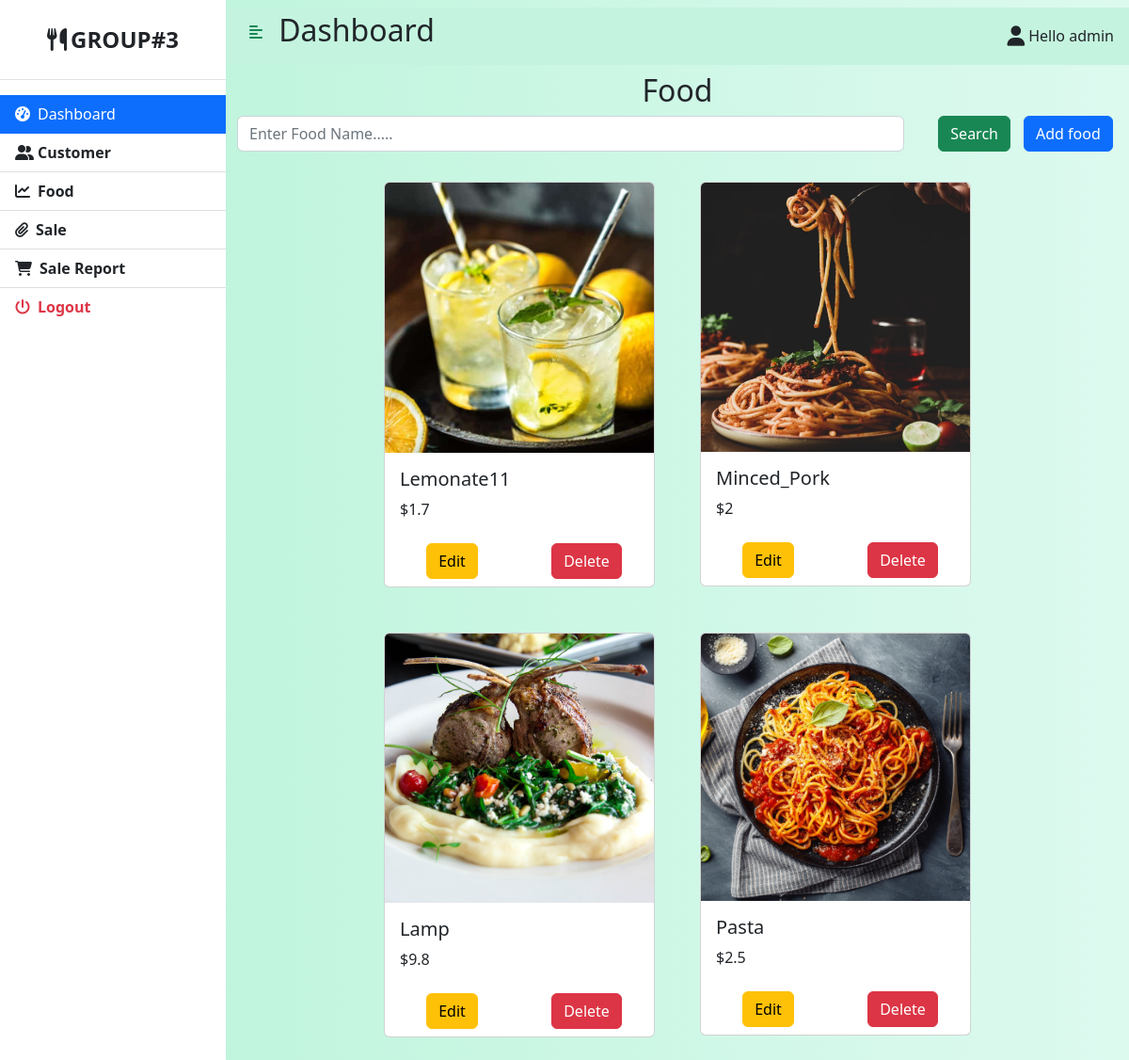
The app's page /food.php (signed in) with its own data.
### tables this page shows
CREATE TABLE `Food` (
  `Food_Name` varchar(100) NOT NULL,
  `Unit_Price` float NOT NULL,
  `Food_Id` int(11) NOT NULL,
  `Type_Id` int(11) NOT NULL,
  `photo` varchar(100) NOT NULL
);

### food.php (the view, shortened to what this page needs)
<!DOCTYPE html>
<html lang="en">
  <head>
    <link
      href="https://cdn.jsdelivr.net/npm/bootstrap@5.2.0-beta1/dist/css/bootstrap.min.css"
      rel="stylesheet"
    />
    </head>
    <body>
    <div class="d-flex" id="wrapper">
        <?php
            include ("sidebar.php");
        ?>
        <div id="page-content-wrapper">
        <?php
            include ("header.php");
        ?>
            <div class="container-fluid">
            <h2 class="text-center">Food</h2>
            <div class="row">
                <div class="col-lg-10">
                    <form class="row" method="post">
                        <div class="col-lg-11">
                            <input placeholder="Enter Food Name....." type="text" class="form-control" name="button_search">
                        </div>
                        <div class="col-lg-1 ps-4 pb-2">
                            <button type="submit" class="btn btn-success btn-xs">Search</button>
                        </div>
                    </form>
                </div>
                <div class="col-lg-2 ps-5">
                    <button class="add-btn btn btn-primary btn-xs" type="button" data-bs-toggle="modal" data-bs-target="#addForm">
                    <span class="h6">Add food</span>
                    </button>
                </div>
            </div>
            <div class="container-fluid d-flex">
              <div class="d-flex justify-content-center flex-wrap">
                <?php
                $connect =  mysqli_connect("localhost","root","","pos");
                if($connect)
                {
                  if(isset($_POST["button_search"]))
                  {
                    $argu = $_POST["button_search"];
                    $mysql = "select * from Food where Food_Name like '$argu%'";
                  }
                  else
                  {
                    $mysql = "call select_food();";
                  }
                  $myqry = mysqli_query($connect, $mysql);
                }
                while($row = mysqli_fetch_array($myqry,MYSQLI_ASSOC)){
                  ?>
                    <div class="p-4">
                        <div class="card" style="width: 18rem;">
                          <img src=<?php echo $row["photo"]?> class="card-img-top"/>
                            <div class="card-body">
                              <h5 class="card-title"><?php echo $row["Food_Name"];?></h5>
                              <p class="card-text">$<?php echo $row["Unit_Price"];?></p>
                            </div>
                              <div class="container py-2">
                                <div class="row text-center">
                                  <div class="col-6 ">
                                  <a title='Click To Edit Food' rel='facebox' href="editfood.php?id=<?php echo $row["Food_Id"]; ?>"> <button class='btn btn-warning'>Edit</button> </a>
                                  </div>
                                  <div class="col-6">
                                  <a class='delete-btn btn btn-danger' href="food.php?id=<?php echo $row["Food_Id"];?>" onclick="return confirm('Are you sure you want to delete this item')"><span class='h6'>Delete</span></a></td>
                                  </div>
                                </div>
                              </div>
                        </div>
                    </div>
                  <?php
                }
                ?>
              </div>
            </div>
            </div>
        </div>
    </div>
    </body>
</html>

### style.css (style rules this page uses)
#wrapper { overflow-x: hidden; background-image: linear-gradient( to right, #baf3d7, #c2f5de, #cbf7e4, #d4f8ea, #ddfaef ); }
#page-content-wrapper { min-width: 100vw; }
@media (min-width: 768px) { #page-content-wrapper { min-width: 0; width: 100%; } }

### records on screen
food: photo (picture), Food_Name "Lemonate11", Unit_Price "1.7"
food: photo (picture), Food_Name "Minced_Pork", Unit_Price "2"
food: photo (picture), Food_Name "Lamp", Unit_Price "9.8"
food: photo (picture), Food_Name "Pasta", Unit_Price "2.5"

### other values on screen
$msgg "admin"
